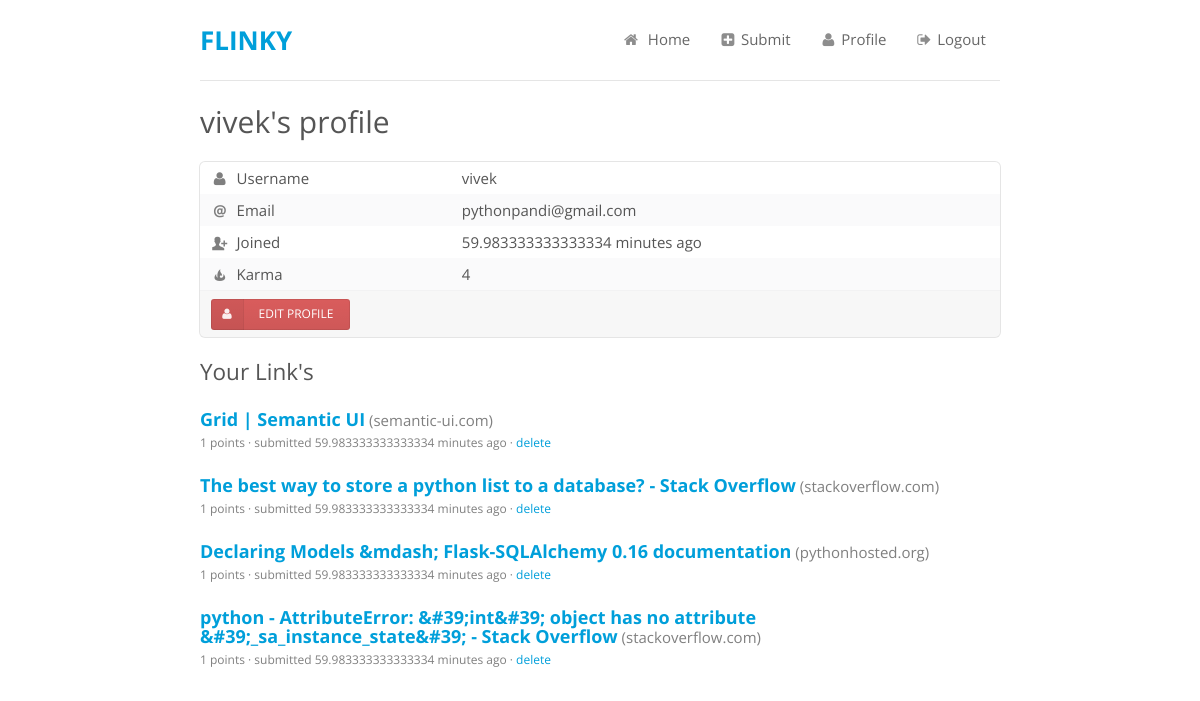
The app's page /profile/vivek/ (signed in) with its own data.
### flinky/models.py (models this page shows, shortened)
class User(db.Model):
    id = db.Column(db.Integer, primary_key = True)
    username = db.Column(db.String(80), unique = True)
    email = db.Column(db.String(80), unique = True)
    password = db.Column(db.Text)
    joined = db.Column(db.DateTime())
    karma = db.Column(db.Integer(), default = 0)

class Link(db.Model):
    id = db.Column(db.Integer, primary_key = True)
    link = db.Column(db.String(240), unique = True)
    title = db.Column(db.String(240))
    points = db.Column(db.Integer)
    domain = db.Column(db.String(240))
    submitted = db.Column(db.DateTime())
    user_id = db.Column(db.Integer, db.ForeignKey('user.id'))
    user = db.relationship('User', backref = 'link', uselist=False)
    upvotes = db.relationship('User', secondary=upvotes, backref=db.backref('upvoted', lazy='dynamic'))

### flinky/views/profile.py (the view)
@app.route('/profile/')
@app.route('/profile/<username>/')
def profile(username = None):
	if username:
		user = User.query.filter_by(username = username).first()
		links = Link.query.filter_by(user = user).all()
		return render_template('profile.html', user = user, joined = calc_time(user.joined), links = links)
	if session.get('logged_in'):
		return redirect(url_for('profile', username = session['logged_in']))
	return redirect(url_for('login'))

### flinky/__init__.py (called while the page is built)
@app.before_request
def set_session():
    session.modified = True

### flinky/utils.py (called while the page is built)
@app.template_filter('calc_time')
def calc_time(date):
	curr_date = datetime.now()
	diff = curr_date - date
	seconds = diff.seconds
	days = diff.days
	if days > 365:
		return "{} years".format(days/365)
	elif days > 30:
		return "{} months".format(days/30)
	elif days > 1:
		return "{} days".format(days)
	elif seconds > 7200:
		return "{} hours".format(seconds/3600)
	elif seconds > 120:
		return "{} minutes".format(seconds/60)
	else:
		return "{} seconds".format(seconds)

### flinky/templates/profile.html (shortened to what this page needs)
{% extends 'base.html' %}
{% block content %}
<h1>{{user.username}}'s profile</h1>
<table class="ui table segment">
  <tbody>
    <tr>
      <td><i class="user icon"></i> Username</td>
      <td>{{ user.username }}</td>
    </tr>
    {% if user.username == session.logged_in %}
    <tr>
      <td><i class="email basic icon"></i> Email</td>
      <td>{{ user.email }}</td>
    </tr>
    {% endif %}
    <tr>
      <td><i class="add user basic icon"></i> Joined</td>
      <td>{{ joined }} ago</td>
    </tr>
    <tr>
      <td><i class="fire basic icon"></i> Karma</td>
      <td>{{ user.karma }}</td>
    </tr>
  </tbody>
  {% if user.username == session.logged_in %}
  <tfoot>
    <tr>
    <th colspan="2">
      <a href="{{ url_for('profile_edit', username = user.username ) }}" class="mini ui red labeled icon button"><i class="user icon"></i> Edit Profile</div>
      {% endif %}
{% if user.username == session.logged_in %}
<h2>Your Link's</h2>
{% if links %}
{% for link in links %}
<div class="ui list">
	<div class="item">
		<div class="content">
			<a class="header links" href="{{ link.link }}" target="_blank">{{ link.title }}</a> <span class="description">({{ link.domain }})</span>
			<div class="description link-desc">{{ link.points }} points &middot; submitted {{ link.submitted | calc_time }} ago {% if session.logged_in == link.user.username %} &middot;
			<a href="{{ url_for('delete_link', linkid = link.id, prev = request.path ) }}">delete</a>{% endif %}</div>
		</div>
	</div>
</div>
{% endfor %}
{% else %}
<h4>No links submitted yet</h4>
{% endif %}
{% endif %}
{% endblock %}

### flinky/static/semantic/css/custom.css (style rules this page uses)
html, body { font-size: 15px; height: 100%; }
body { font-family: "Open Sans", "Helvetica Neue", "Helvetica", "Arial", sans-serif; background: #FFFFFF; margin: 0px; padding: 0px; color: #555555; text-rendering: optimizeLegibility; min-width: 320px; }
.ui.header, h1, h2 { font-weight: normal !important; }
.ui.button { font-weight: normal; text-decoration: none; }
a { color: #009FDA; text-decoration: none; -webkit-transition: color 0.3s ease; -moz-transition: color 0.3s ease; transition: color 0.3s ease; }
.links { font-size: 1.2em; }
.link-desc { margin-top: 5px; font-size: 0.8em; }

### records on screen
User: username "vivek", email "pythonpandi@gmail.com", karma "4"
Link: title "Grid | Semantic UI", domain "semantic-ui.com", points "1", submitted|calc_time "59.983333333333334 minutes"
Link: title "The best way to store a python list to a database? - Stack Overflow", domain "stackoverflow.com", points "1", submitted|calc_time "59.983333333333334 minutes"
Link: title "Declaring Models &mdash; Flask-SQLAlchemy 0.16 documentation", domain "pythonhosted.org", points "1", submitted|calc_time "59.983333333333334 minutes"
Link: title "python - AttributeError: &#39;int&#39; object has no attribute &#39;_sa_instance_state&#39; - Stack Overflow", domain "stackoverflow.com", points "1", submitted|calc_time "59.983333333333334 minutes"

### other values on screen
{{ joined }} "59.983333333333334 minutes"
